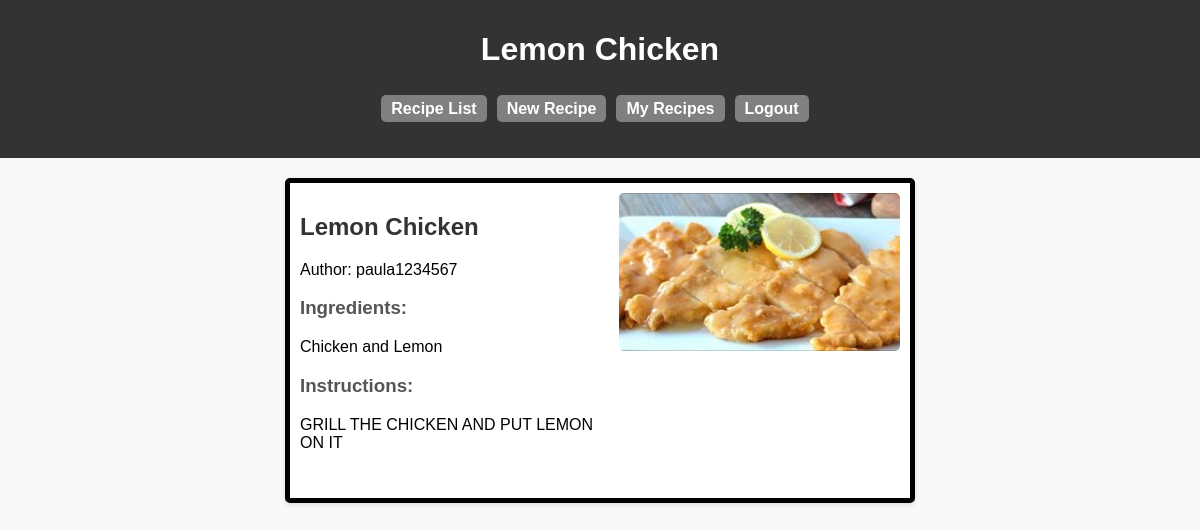
The app's page /recipes/10/ (signed in) with its own data.
### mainapp/models.py (models this page shows, shortened)
class Recipe(models.Model):
    author = models.ForeignKey(User, on_delete=models.CASCADE)
    title = models.CharField(max_length=200)
    photo = models.ImageField(upload_to='media/', blank=True)
    ingredients = models.TextField()
    instructions = models.TextField()

### mainapp/views.py (the view)
# urls.py: path('recipes/<int:recipe_id>/', recipe_detail, name='recipe_detail'),
@login_required(login_url='/login')
def recipe_detail(request, recipe_id):
    recipe = get_object_or_404(Recipe, pk=recipe_id)
    return render(request, 'recipe_detail.html', {'recipe': recipe})

### templates/recipe_detail.html (shortened to what this page needs)
<!DOCTYPE html>
<html lang="en">
<head>
</head>
<body>
<header>
    <h1>{{ recipe.title }}</h1>
<nav>
    <ul>
        <li><a href="{% url 'recipe_list' %}">Recipe List</a></li>
    </ul>
    <ul>
        <li><a href="{% url 'new_recipe' %}">New Recipe</a></li>
    </ul>
  <ul>
        <li><a href="{% url 'my_recipes' %}">My Recipes</a></li>
    </ul>    <ul>
        <li><a href="{% url 'logout' %}">Logout</a></li>
    </ul>
</nav>
</header>
 <div class="recipeMax-container">
    <div class="recipe-container">
        <h2>{{ recipe.title }}</h2>
        <p>Author: {{ recipe.author.username }}</p>
        <h3>Ingredients:</h3>
        <p>{{ recipe.ingredients }}</p>
        <h3>Instructions:</h3>
        <p>{{ recipe.instructions }}</p>
    </div>
    <div class="image-container">
        {% if recipe.photo %}
            <img src="{{ recipe.photo.url }}" alt="{{ recipe.title }}">
        {% endif %}
    </div>
</div>
</body>
</html>

### templates/recipe_detail.html (style rules this page uses)
body { font-family: 'Arial', sans-serif; background-color: #f8f8f8; margin: 0; padding: 0; }
header { background-color: #333; color: white; padding: 10px; text-align: center; margin-bottom: 20px; }
nav { padding: 10px; margin-bottom: 20px; display: flex; justify-content: center; }
nav ul { list-style-type: none; margin: 0; padding: 0; }
nav li { display: inline-block; margin-right: 10px; }
nav a { color: white; text-decoration: none; font-weight: bold; font-size: 16px; padding: 5px 10px; border-radius: 5px; transition: background-color 0.3s; text-align: right; background: gray; }
h1 { text-align: center; color: white; }
.recipe-container { margin-bottom: 20px; }
.recipeMax-container { display: flex; justify-content: center; width: 50%; margin: 0 auto; background-color: #fff; border: 5px solid #000; padding: 10px; border-radius: 5px; box-shadow: 0 2px 4px rgba(0, 0, 0, 0.1); }
h2 { color: #333; }
h3 { color: #555; }
img { max-width: 100%; height: auto; border-radius: 5px; }

### records on screen
Recipe: title "Lemon Chicken", author.username "paula1234567", ingredients "Chicken and Lemon", instructions "GRILL THE CHICKEN AND PUT LEMON ON IT", photo (placeholder picture)
